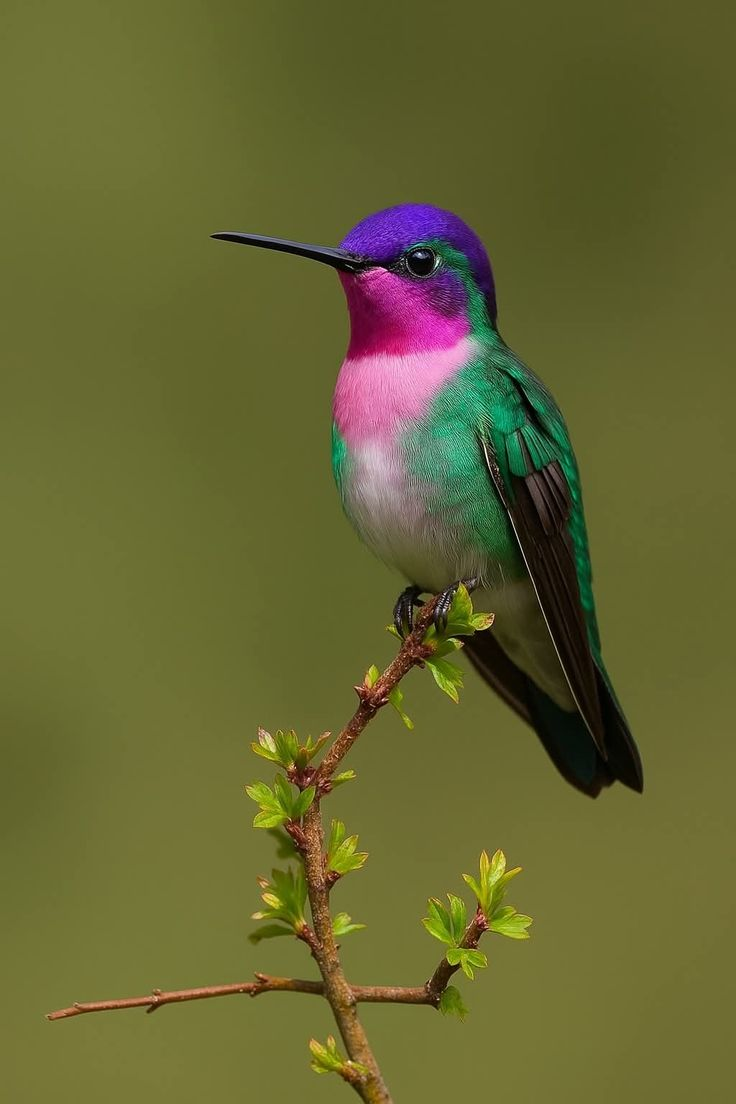
#> input picture burung.jpg, 736 x 1104 px
$ python main.py
#> lines starting #> are read from the running program, lines starting #| are printed output that depends on the picture
import imageio.v2 as imageio
import numpy as np
import matplotlib.pyplot as plt

nama_file = "burung.jpg"

#1. membaca citra
img = imageio.imread(nama_file)
#> img is the input picture: shape (1104, 736, 3); mean R, G, B 101.3, 100.8, 50.1
print("Citra RGB    :",img.shape)
#| Citra RGB    : (1104, 736, 3)

#2. mengubah citra rgb ke gray
R = img[:,:,0]
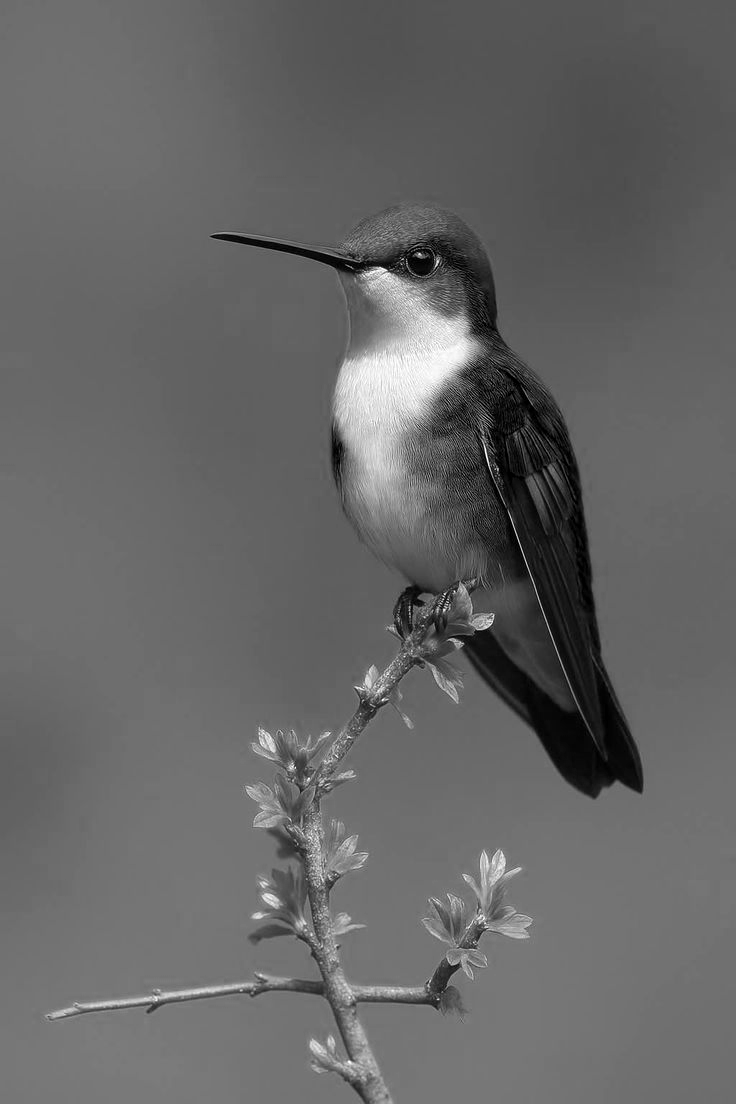
#> R: shape (1104, 736); min 0, max 255, mean 101.3
G = img[:,:,1]
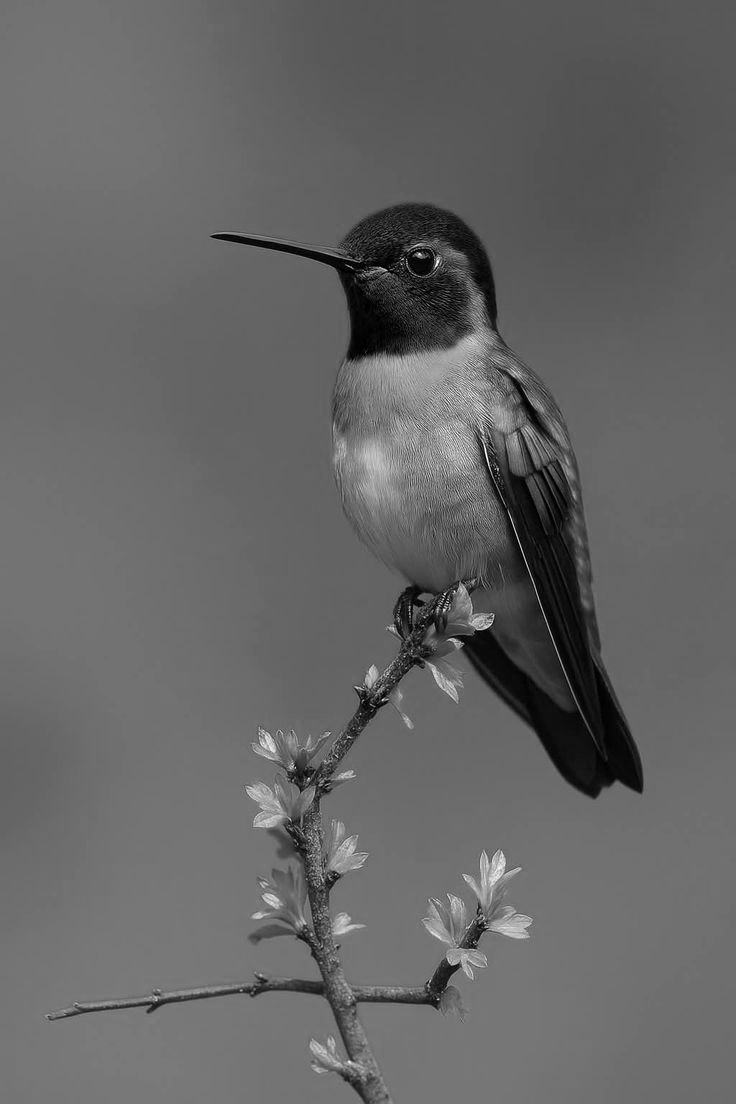
#> G: shape (1104, 736); min 0, max 255, mean 100.8
B = img[:,:,2]
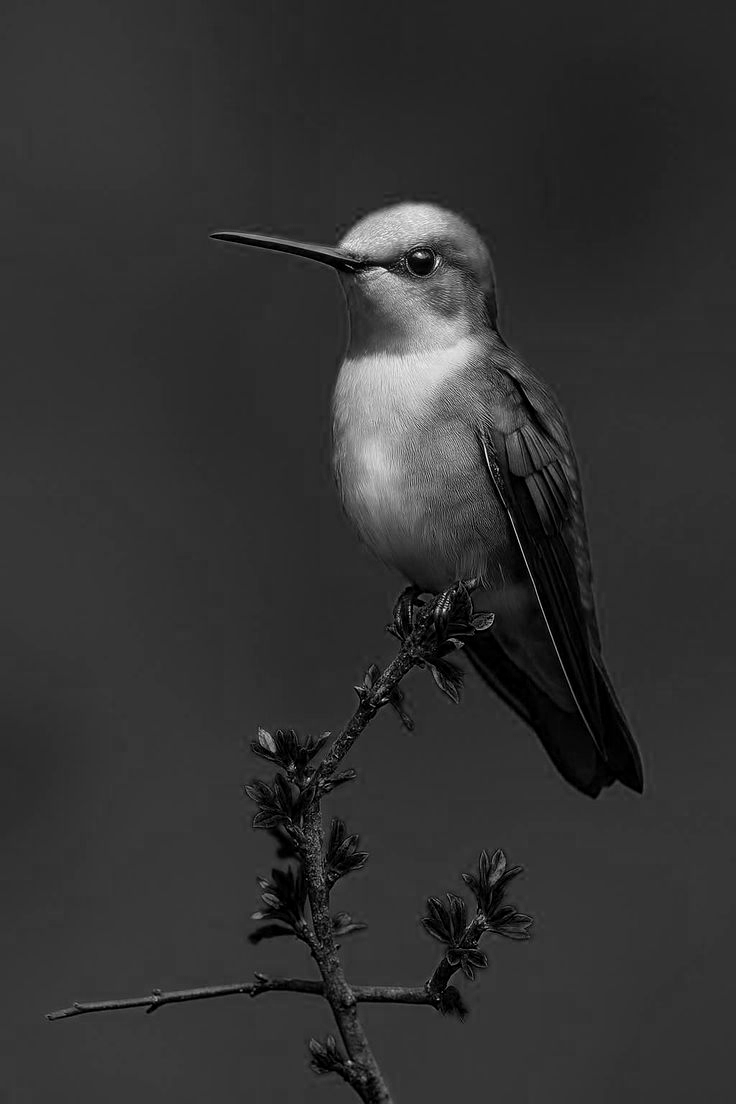
#> B: shape (1104, 736); min 0, max 255, mean 50.1

img_gray = (
    0.299 * R +
    0.587 * G +
    0.114 * B
).astype(np.uint8)
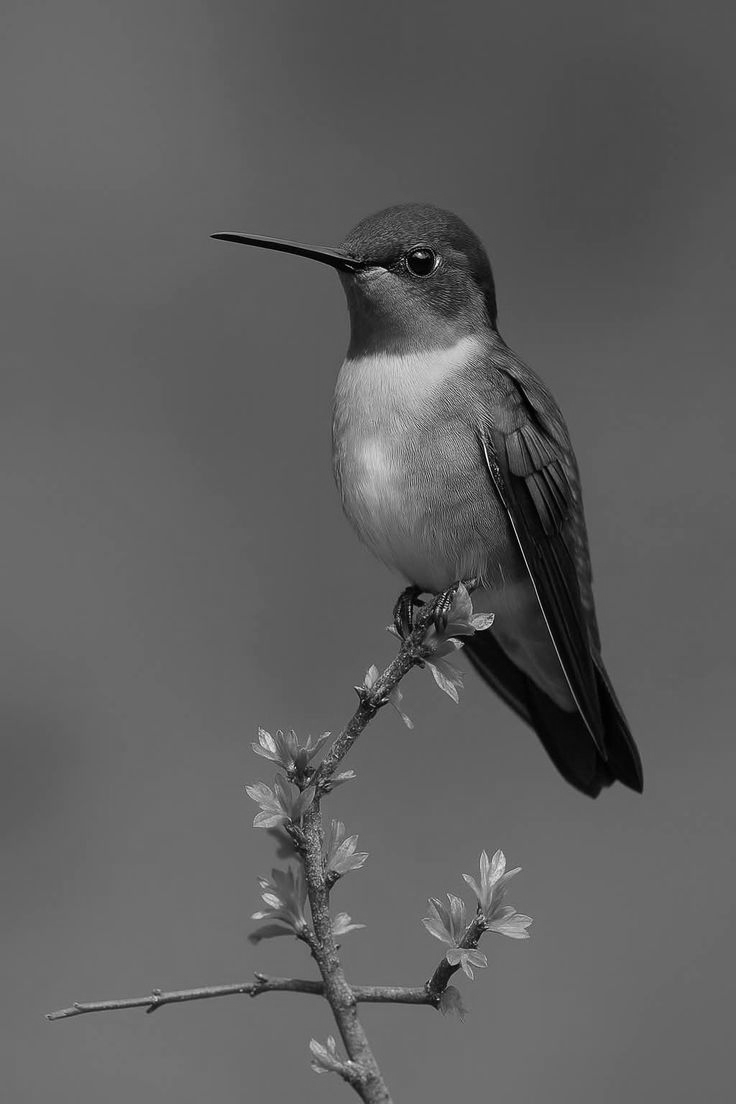
#> img_gray: shape (1104, 736); min 0, max 253, mean 94.6

print("Citra Grayscale  :",img_gray.shape)
#| Citra Grayscale  : (1104, 736)

#3. Hitung piksel
tinggi, lebar = img_gray.shape
#> tinggi = 1104; lebar = 736
jumlah_piksel = img_gray.size
#> jumlah_piksel = 812544

print("Tinggi   :",tinggi, "Piksel")
#| Tinggi   : 1104 Piksel
print("Lebar   :",lebar, "Piksel")
#| Lebar   : 736 Piksel
print("Jumlah   :",jumlah_piksel, "Piksel")
#| Jumlah   : 812544 Piksel

#4. menghitung histogram
histogram = np.bincount(
    img_gray.flatten(),
    minlength=256
)
#> histogram = 256 values, max 40759 at index 105, min 0 at index 230, mean 3174

#5. menghitung intensitas
for intensitas in range(256):
    print(
        f"intensitas{intensitas: 3d} :"
        f"{histogram[intensitas]}"
    )
#> this loop made 256 passes
#| intensitas  0 :93
#| intensitas  1 :232
#| intensitas  2 :368
#| intensitas  3 :373
#| intensitas  4 :469
#| intensitas  5 :523
#| intensitas  6 :619
#| intensitas  7 :1002
#> (further printed lines are left out)

#6. mencari intensitas dominan
intensitas_dominan = np.argmax(histogram)
#> intensitas_dominan = 105
jumlah_intensitas = histogram[intensitas_dominan]
#> jumlah_intensitas = 40759

print("Intensitas Dominan   :",intensitas_dominan)
#| Intensitas Dominan   : 105
print("Jumlah Intensitas    :", jumlah_intensitas)
#| Jumlah Intensitas    : 40759

#7. tampilkan gambar
plt.figure(figsize=(14,5))

plt.subplot(1,2,1)
plt.imshow(img_gray, cmap="gray")
plt.title("Citra Grayscale")


plt.subplot(1,2,2)
plt.bar(
    range(256),
    histogram,
    width=1
)

plt.ylabel("Jumlah Piksel")
plt.xlabel("Nilai Intensitas")
plt.xlim(0,255)

plt.tight_layout()
plt.show()
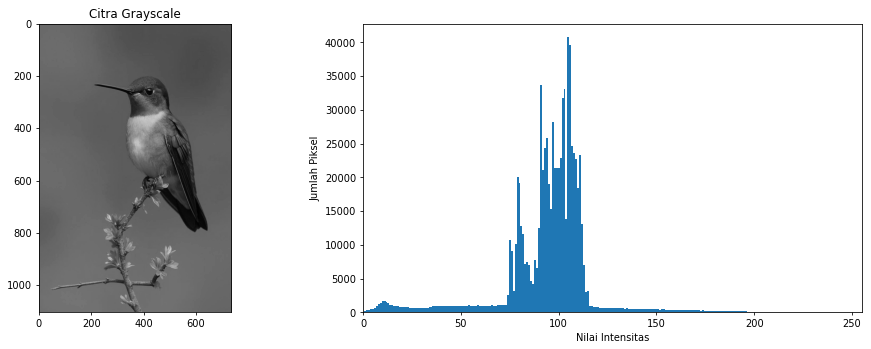
#> figure drawn by matplotlib, 2 panels; panel 2: tallest bar 40759 high, from x = 104.5 to 105.5
